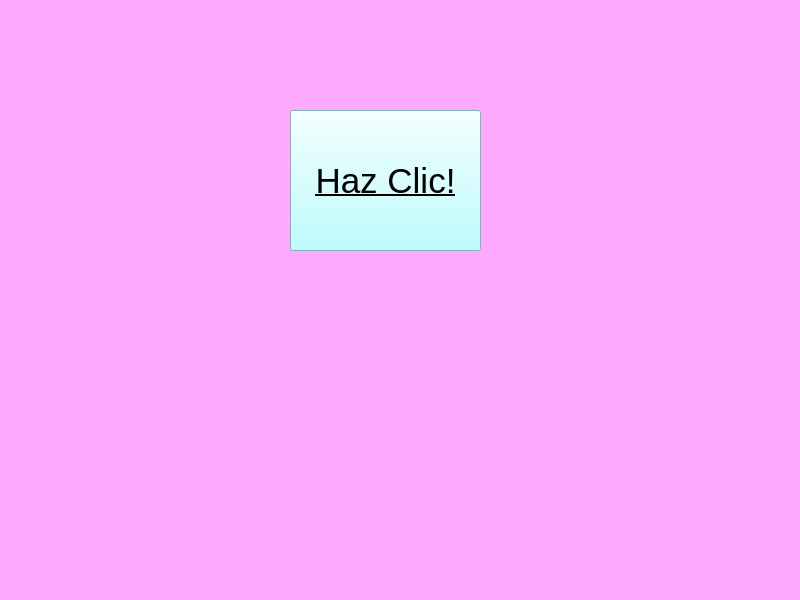
<?xml version="1.0" encoding="UTF-8"?>
<ui version="4.0">
 <class>MainWindow</class>
 <widget class="QMainWindow" name="MainWindow">
  <property name="geometry">
   <rect>
    <x>0</x>
    <y>0</y>
    <width>800</width>
    <height>600</height>
   </rect>
  </property>
  <property name="font">
   <font>
    <family>MS Gothic</family>
    <pointsize>20</pointsize>
    <underline>true</underline>
   </font>
  </property>
  <property name="windowTitle">
   <string>MainWindow</string>
  </property>
  <property name="styleSheet">
   <string notr="true">background-color: rgb(255, 170, 255);</string>
  </property>
  <widget class="QWidget" name="centralwidget">
   <widget class="QPushButton" name="btn_saludar">
    <property name="geometry">
     <rect>
      <x>290</x>
      <y>110</y>
      <width>191</width>
      <height>141</height>
     </rect>
    </property>
    <property name="font">
     <font>
      <pointsize>26</pointsize>
      <underline>true</underline>
     </font>
    </property>
    <property name="styleSheet">
     <string notr="true">background-color: rgb(170, 255, 255);
background-color: qlineargradient(spread:pad, x1:0, y1:0, x2:1, y2:0, stop:0 rgba(245, 224, 176, 255), stop:0.09 rgba(246, 189, 237, 255), stop:0.14 rgba(194, 207, 246, 255), stop:0.19 rgba(184, 160, 168, 255), stop:0.25 rgba(171, 186, 248, 255), stop:0.32 rgba(243, 248, 224, 255), stop:0.385 rgba(249, 162, 183, 255), stop:0.47 rgba(100, 115, 124, 255), stop:0.58 rgba(251, 205, 202, 255), stop:0.65 rgba(170, 128, 185, 255), stop:0.75 rgba(252, 222, 204, 255), stop:0.805 rgba(206, 122, 218, 255), stop:0.86 rgba(254, 223, 175, 255), stop:0.91 rgba(254, 236, 244, 255), stop:1 rgba(255, 191, 221, 255));</string>
    </property>
    <property name="text">
     <string>Haz Clic!</string>
    </property>
   </widget>
  </widget>
  <widget class="QMenuBar" name="menubar">
   <property name="geometry">
    <rect>
     <x>0</x>
     <y>0</y>
     <width>800</width>
     <height>21</height>
    </rect>
   </property>
  </widget>
  <widget class="QStatusBar" name="statusbar"/>
 </widget>
 <resources/>
 <connections/>
</ui>
